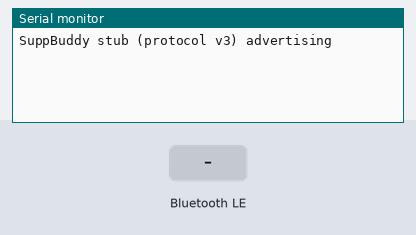
Recording of a sketch running on a simulated ESP32. Parts: the last lines printed to the serial monitor. The test bench sets the inputs (shaded band). Random numbers use the default seed unless the sketch sets one; nothing arrives over Bluetooth unless stated; a phone connects over Bluetooth LE 3 s after start.

Above: at 1.2 s.
1.3 s: Bluetooth LE write "L" received
At 2.5 s:
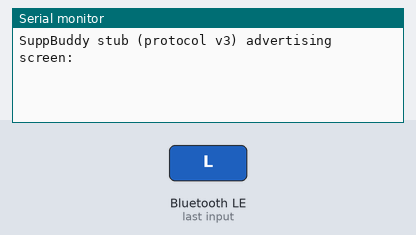
2.8 s: Bluetooth LE write "b" received
At 3.8 s:
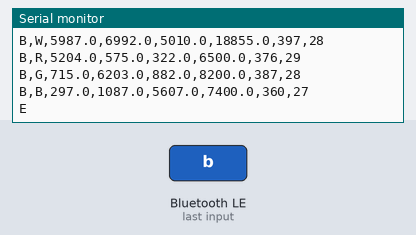
4.3 s: Bluetooth LE write "s" received
At 4.57 s:
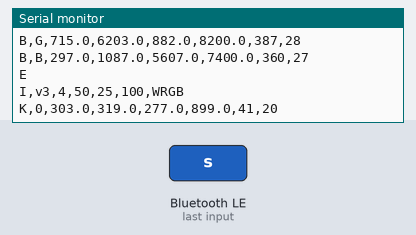
Timing chart, 0 to 7.3 s (numbered marks = the images above; inputs shaded):
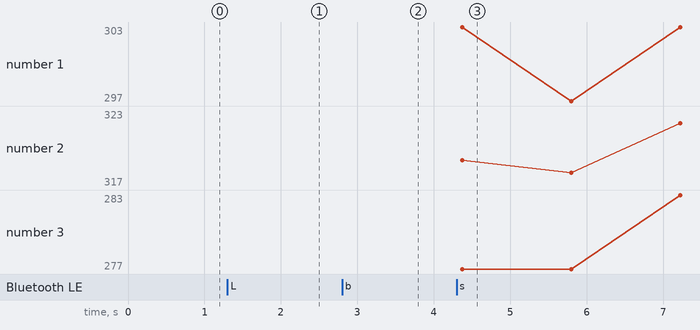

The sketch:

suppbuddy_stub.ino
```cpp
// SuppBuddy BLE test stub for a bare ESP32: no sensors needed. Sends fake readings in protocol v3 so the
// iPhone app and backend can be tested before the optics are wired. The real firmware lives in
// firmware/SupplementOpticalTester and speaks exactly the same protocol (repo README, "BLE contract").
//
//   "b"             -> I (settings), D (dark), B,<led> for W/R/G/B (water blank), E
//   "s"             -> I, then per ~1.4 s cycle: K (dark) and S,<t_ms>,<led> for W/R/G/B; E after RUN_SECONDS
//   "L|line1|line2" -> show text on the tester's screen (no reply)
// Values on every reading line: r,g,b,c (TCS34725, transmitted) then full,ir (TSL2591, scattered at 90 deg).
#include <BLEDevice.h>
#include <BLEServer.h>
#include <BLE2902.h>
#include <math.h>

#define SERVICE_UUID "6E400001-B5A3-F393-E0A9-E50E24DCCA9E"
#define RX_UUID      "6E400002-B5A3-F393-E0A9-E50E24DCCA9E"  // app -> ESP32
#define TX_UUID      "6E400003-B5A3-F393-E0A9-E50E24DCCA9E"  // ESP32 -> app

const int RUN_SECONDS = 60;
const char LEDS[4] = {'W', 'R', 'G', 'B'};
const float WAVELENGTH[4] = {525, 625, 525, 465};  // nm; white treated like green for scatter

// Fake optics (r, g, b, c, full, ir). Kept under the TCS34725's 21,504 ceiling at 50 ms.
const float DARK[6] = {300, 320, 280, 900, 40, 20};
const float BLANK[4][6] = {
  {6000, 7000, 5000, 18855, 400, 30},  // W
  {5200, 600, 300, 6500, 380, 28},     // R
  {700, 6200, 900, 8200, 390, 27},     // G
  {300, 1100, 5600, 7400, 360, 26},    // B
};
// A sample that dissolves like vitamin C: final absorbance per channel, cloudiness right after mixing
// (S_PEAK) settling to S_FINAL with time constant TAU, and scatter color exponent (fine particles ~ 1-4).
const float A[3] = {0.01, 0.01, 0.03}, S_PEAK = 2.5, S_FINAL = 1.1, TAU = 5, SCATTER_EXP = 1.5;

BLECharacteristic *tx;
volatile char command = 0;
String screenText;

void send(const String &line) {
  tx->setValue((uint8_t *)line.c_str(), line.length());
  tx->notify();
  Serial.print(line);
  delay(15);  // let the BLE stack drain before the next notification
}

String values(const float v[6]) {
  String s;
  for (int i = 0; i < 6; i++) s += "," + String(v[i], i < 4 ? 1 : 0);
  return s;
}

void fakeDark(float out[6]) {
  for (int i = 0; i < 6; i++) out[i] = DARK[i] + random(-3, 4);
}

// t < 0 is the water blank.
void fakeLit(int led, float t, float out[6]) {
  const float *blank = BLANK[led];
  float frac = t < 0 ? 0 : 1 - expf(-t / TAU);
  float trans = 0;
  for (int k = 0; k < 3; k++) {
    float tk = powf(10, -A[k] * frac);
    out[k] = DARK[k] + (blank[k] - DARK[k]) * tk + random(-25, 26);
    trans += tk / 3;
  }
  out[3] = DARK[3] + (blank[3] - DARK[3]) * trans;
  float excess = t < 0 ? 0 : (S_FINAL - 1) + (S_PEAK - S_FINAL) * expf(-t / TAU);
  excess *= powf(525.0f / WAVELENGTH[led], SCATTER_EXP);
  out[4] = DARK[4] + (blank[4] - DARK[4]) * (1 + excess) + random(-4, 5);
  out[5] = blank[5] + random(-2, 3);
}

class RxCallbacks : public BLECharacteristicCallbacks {
  void onWrite(BLECharacteristic *c) override {
    String v = c->getValue();
    if (v.length() == 0) return;
    if (v[0] == 'L') screenText = v;
    command = v[0];
  }
};

class ServerCallbacks : public BLEServerCallbacks {
  void onDisconnect(BLEServer *) override { BLEDevice::startAdvertising(); }
};

void setup() {
  Serial.begin(115200);
  BLEDevice::init("SuppBuddy");
  BLEDevice::setMTU(185);  // each line must fit in one notification
  BLEServer *server = BLEDevice::createServer();
  server->setCallbacks(new ServerCallbacks());
  BLEService *service = server->createService(SERVICE_UUID);
  tx = service->createCharacteristic(TX_UUID, BLECharacteristic::PROPERTY_NOTIFY);
  tx->addDescriptor(new BLE2902());
  service->createCharacteristic(RX_UUID, BLECharacteristic::PROPERTY_WRITE)->setCallbacks(new RxCallbacks());
  service->start();
  BLEDevice::getAdvertising()->addServiceUUID(SERVICE_UUID);
  BLEDevice::getAdvertising()->setScanResponse(true);
  BLEDevice::startAdvertising();
  Serial.println("SuppBuddy stub (protocol v3) advertising");
}

void loop() {
  char c = command;
  if (!c) { delay(10); return; }
  command = 0;
  float v[6];
  const String info = "I,v3,4,50,25,100,WRGB\n";
  if (c == 'b') {
    send(info);
    fakeDark(v); send("D" + values(v) + "\n");
    for (int i = 0; i < 4; i++) { fakeLit(i, -1, v); send(String("B,") + LEDS[i] + values(v) + "\n"); }
    send("E\n");
  } else if (c == 's') {
    send(info);
    unsigned long start = millis();
    while (millis() - start < RUN_SECONDS * 1000UL) {
      fakeDark(v);
      send("K," + String(millis() - start) + values(v) + "\n");
      delay(270);
      for (int i = 0; i < 4; i++) {
        unsigned long t = millis() - start;
        fakeLit(i, t / 1000.0f, v);
        send("S," + String(t) + "," + LEDS[i] + values(v) + "\n");
        delay(270);  // the real tester takes ~285 ms per reading
      }
    }
    send("E\n");
  } else if (c == 'L') {
    Serial.print("screen: ");
    Serial.println(screenText.substring(2));  // real firmware: draw on the display
  }
}
```

Measured:
- after the input at 1.3 s, the serial monitor: prints a new line after 0.05 s (image 1)
- after the input at 2.8 s, the serial monitor: prints a new line after 0.06 s (image 2)
- after the input at 4.3 s, the serial monitor: prints a new line after 0.07 s (image 3)
